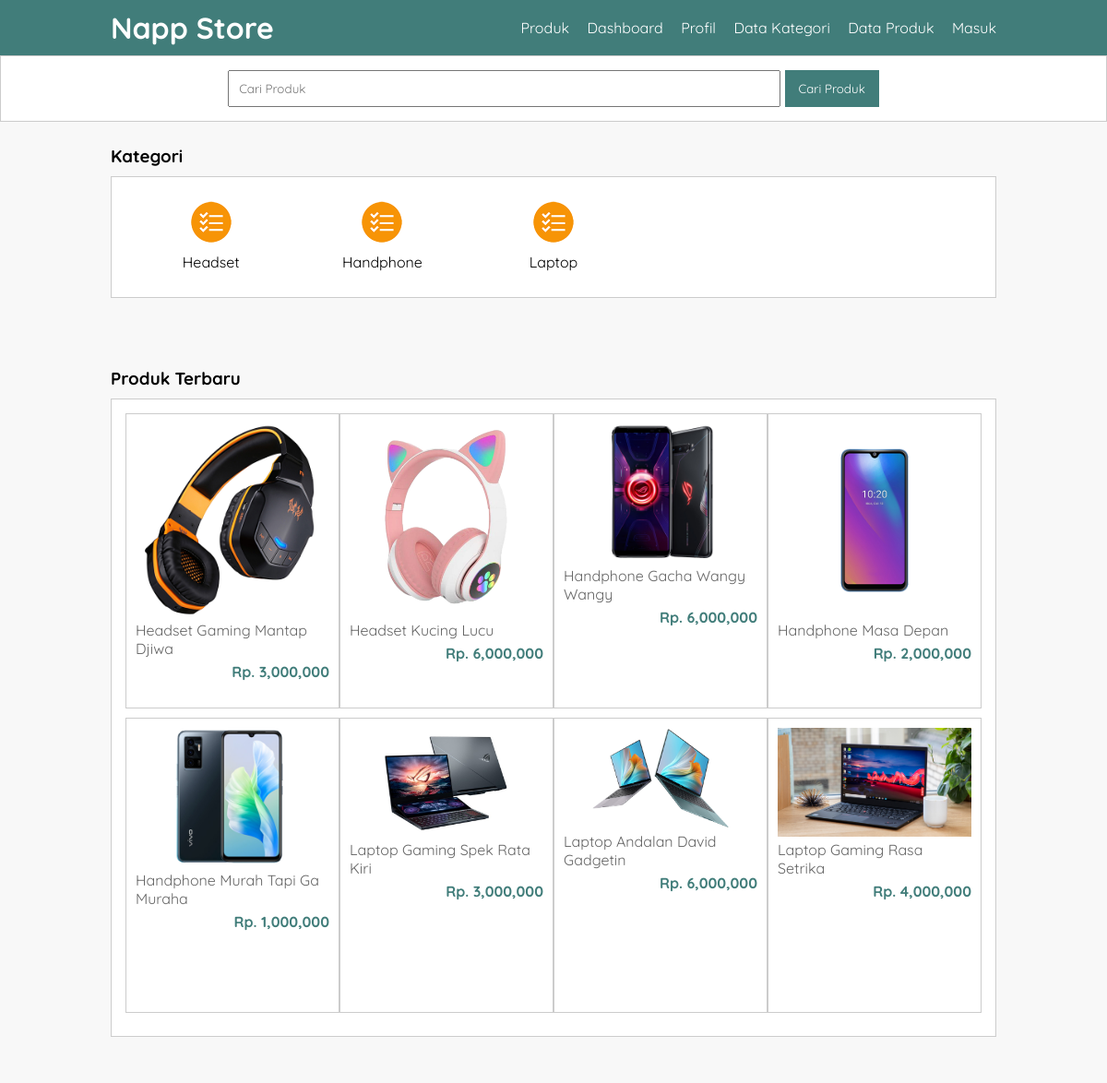
The page / on the database its author committed.
### tables this page shows
CREATE TABLE `tb_category` (
  `category_id` int(11) NOT NULL,
  `category_name` varchar(25) NOT NULL
);

CREATE TABLE `tb_product` (
  `product_id` int(11) NOT NULL,
  `category_id` int(11) NOT NULL,
  `product_name` varchar(100) NOT NULL,
  `product_price` int(11) NOT NULL,
  `product_description` text NOT NULL,
  `product_image` varchar(100) NOT NULL,
  `product_status` tinyint(1) NOT NULL,
  `data_created` timestamp NOT NULL DEFAULT current_timestamp()
);

### index.php (the view, shortened to what this page needs)
<?php
	include 'db.php';
?>
<!DOCTYPE html>
<html>
<head>
	<link rel="stylesheet" type="text/css" href="css/style.css">
</head>
<body>
	<header>
		<div class="container">
			<h1><a href="index.php">Napp Store</a></h1>
			<ul>
				<li><a href="produk.php">Produk</a></li>
				<li><a href="dashboard.php">Dashboard</a></li>
				<li><a href="profil.php">Profil</a></li>
				<li><a href="data-kategori.php">Data Kategori</a></li>
				<li><a href="data-produk.php">Data Produk</a></li>
				<li><a href="login.php">Masuk</a></li>
			</ul>
		</div>
	</header>
	<div class="search">
		<div class="container">
			<form action="produk.php">
				<input type="text" name="search" placeholder="Cari Produk">
				<input type="submit" name="cari" value="Cari Produk">
			</form>
		</div>
	</div>
	<div class="section">
		<div class="container">
			<h3>Kategori</h3>
			<div class="box">
				<?php
					$kategori = mysqli_query($conn, "SELECT * FROM tb_category ORDER BY category_id DESC");
					if(mysqli_num_rows($kategori) > 0){
						while($k = mysqli_fetch_array($kategori)){
				?>
					<a href="produk.php?kat=<?php echo $k['category_id'] ?>">
						<div class="col-5">
							<img src="img/icon-kategori.png" width="50px" style="margin-bottom:5px;">
							<p><?php echo $k['category_name'] ?></p>
						</div>
					</a>
				<?php }}else{ ?>
					<p>Kategori tidak ada</p>
				<?php } ?>
			</div>
		</div>
	</div>
	<div class="section">
		<div class="container">
			<h3>Produk Terbaru</h3>
			<div class="box">
				<?php
					$produk = mysqli_query($conn, "SELECT * FROM tb_product WHERE product_status = 1 ORDER BY product_id DESC LIMIT 8");
					if(mysqli_num_rows($produk) > 0){
						while($p = mysqli_fetch_array($produk)){
				?>
					<a href="detail-produk.php?id=<?php echo $p['product_id'] ?>">
						<div class="col-4">
							<img src="produk/<?php echo $p['product_image'] ?>">
							<p class="nama"><?php echo substr($p['product_name'], 0, 30) ?></p>
							<p class="harga">Rp. <?php echo number_format($p['product_price']) ?></p>
						</div>
					</a>
				<?php }}else{ ?>
					<p>Produk tidak ada</p>
				<?php } ?>
			</div>
		</div>
	</div>
</body>
</html>

### css/style.css (style rules this page uses)
* { padding:0; margin:0; font-family: 'Quicksand', sans-serif; }
body { background-color: #f8f8f8; }
a { color: inherit; text-decoration: none; }
header { background-color: #417D7A; color: #fff; }
header h1 { float: left; padding:10px 0; }
header ul { float: right; }
header ul li { display: inline-block; }
header ul li a { padding:20px 0 20px 15px; display: inline-block; }
.container { width: 80%; margin:0 auto; }
.container:after { content: ''; display: block; clear: both; }
.section { padding:25px 0; }
.box { background-color: #fff; border:1px solid #ccc; padding:15px; box-sizing: border-box; margin:10px 0 25px 0; }
.box:after { content: ''; display: block; clear: both; }
.search { padding:15px 0; background-color: #fff; border:1px solid #ccc; text-align: center; }
.search input[type=text] { width: 60%; padding:10px; }
.search input[type=submit] { padding:12px 15px; background-color: #417D7A; color:#fff; border:none; cursor: pointer; }
.col-5 { width:20%; height:100px; text-align: center; float: left; padding:10px; box-sizing: border-box; }
.col-4 { width:25%; height: 320px; border:1px solid #ccc; float: left; padding:10px; box-sizing: border-box; margin-bottom: 10px; }
.col-4 img { width: 100%; }
.col-4 .nama { color: #666; margin-bottom: 5px; }
.col-4 .harga { font-weight: bold; color:#417D7A; float: right; }

### rows shown on the page
tb_category: category_name "Headset"
tb_category: category_name "Handphone"
tb_category: category_name "Laptop"
tb_product: product_image (picture), product_name "Headset Gaming Mantap Djiwa", product_price "3,000,000"
tb_product: product_image (picture), product_name "Headset Kucing Lucu", product_price "6,000,000"
tb_product: product_image (picture), product_name "Handphone Gacha Wangy Wangy", product_price "6,000,000"
tb_product: product_image (picture), product_name "Handphone Masa Depan", product_price "2,000,000"
tb_product: product_image (picture), product_name "Handphone Murah Tapi Ga Muraha", product_price "1,000,000"
tb_product: product_image (picture), product_name "Laptop Gaming Spek Rata Kiri", product_price "3,000,000"
tb_product: product_image (picture), product_name "Laptop Andalan David Gadgetin", product_price "6,000,000"
tb_product: product_image (picture), product_name "Laptop Gaming Rasa Setrika", product_price "4,000,000"
